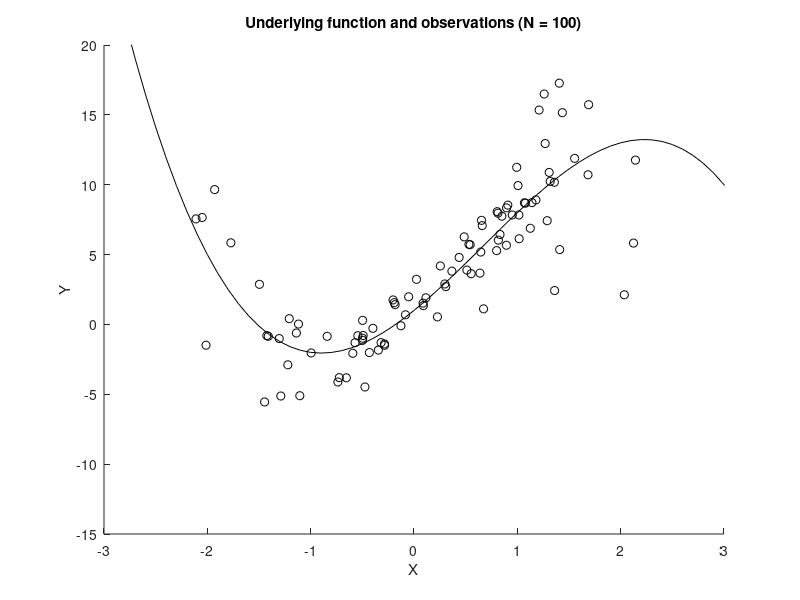

This chart was generated by the following MATLAB code: (Note: this script raises an error after producing the figure.)

%-------------------------------------------------
%   CODE TO GENERATE FIGURES IN 
%   HSIANG (2012): "VISUALLY-WEIGHTED REGRESSION"
%   (RUNS IN MATLAB)
%-------------------------------------------------

%-------------------------------------------------
%   REQUIRES:
%
%               VWREGRESS.M
%
%   AND RELATED SUBFUNCTIONS:
%
%               DROP_MISSING_Y.m  
%               PLOT_COLORED_LINE.m
%
%   WHICH ARE AVAILABLE AT 
%   www.solomonhsiang.com/computing/data-visualization.
%-------------------------------------------------

clear
N = 100;

%------------------------FIGURE 1
figure(1)
clf

% FUNCTION THAT WE ARE TRYING TO RECOVER
X_bins = -4:.1:4;
y_true = 1+ 6*X_bins + 2*X_bins.^2 - X_bins.^3;
plot(X_bins, y_true,'k')
box off
hold on
axis([-3     3   -15    20])
xlabel('X'); 
ylabel('Y'); 
title(['Underlying function and observations (N = ' num2str(N) ')']);


% STOCHASTIC DATA GENERATING PROCESS
x = 1.2*randn([N,1]);
error = 1.5*(1+x.^2).*randn([N,1]);
y = 1+ 6*x + 2*x.^2 - x.^3 + error;
plot(x,y,'ko');

%------------------------FIGURE 2

% PANEL WITH CONFIDENCE INTERVALS AND HISTOGRAM
figure(2)
clf
vwregress(x,y,30,1,1000,'SOLID','HIST');
axis([-3     3   -10    15])

% PANEL WITH ONLY VISUALLY WEIGHTED REGRESSION
figure(3)
clf
vwregress(x,y,30,1);
axis([-3     3   -10    15])
xlabel('X'); 
ylabel('Y');
title('Visually-weighted regression')


%------------------------FIGURE 4

% FUNCTION THAT WE ARE TRYING TO RECOVER
X_bins = -5:.1:5;

y_true1 = 1+ 6*X_bins + 2*X_bins.^2 - X_bins.^3;
y_true2 = 1+ 6*X_bins + 3*X_bins.^2;
y_true3 = 1+ 6*X_bins + X_bins.^2 - 2*X_bins.^3;
y_true4 = 1+ 6*X_bins - 3*X_bins.^3;

figure(4)
clf
subplot(1,2,1)
box off
hold on

plot(X_bins, y_true1,'k')
plot(X_bins, y_true2,'Color',[0 0 1])
plot(X_bins, y_true3,'Color',[0 1 0])
plot(X_bins, y_true4,'Color',[1 0 0])

% STOCHASTIC DATA GENERATING PROCESS
N = 100;

x1 = 1.2*randn([N,1]);
error = 1.5*(1+x1.^2).*randn([N,1]);
y1 = 1+ 6*x1 + 2*x1.^2 - x1.^3 + error;

x2 = 1.2*randn([N,1]);
error = 1.5*(1+x2.^2).*randn([N,1]);
y2 = 1+ 6*x2 + 3*x2.^2  + error;

x3 = 1.2*randn([N,1]);
error = 1.5*(1+x3.^2).*randn([N,1]);
y3 = 1+ 6*x3 + x3.^2 - 2*x3.^3 + error;

x4 = 1.2*randn([N,1]);
error = 1.5*(1+x4.^2).*randn([N,1]);
y4 = 1+ 6*x4 - 3* x4.^3 + error;

plot(x1,y1,'ko');
plot(x2,y2,'o', 'Color',[0 0 1]);
plot(x3,y3,'o', 'Color',[0 1 0]);
plot(x4,y4,'o', 'Color',[1 0 0]);

%PANEL WIH VISUALLY WEIGHTED REGRESSIONS

title(['Underlying functions and observations (N = ' num2str(N) ' in each sample)']); 
xlabel('X')
ylabel('Y')

subplot(1,2,2)
box off
hold on

vwregress(x1,y1,30,1);
vwregress(x2,y2,30,1, [0 0 1]);
vwregress(x3,y3,30,1, [0 1 0]);
vwregress(x4,y4,30,1, [1 0 0]);

linkaxes

title(['Visually-weighted regressions']); 
xlabel('X')
ylabel('Y')

%------------------------FIGURE 5

figure(5)
clf
subplot(2,2,1)
vwregress(x4,y4,30,1,100,'SOLID',[1 0 0]);
vwregress(x2,y2,30,1,100,'SOLID',[0 0 1]);
title('95% CI, no visual weighting')
subplot(2,2,2)
vwregress(x4,y4,30,1,100,[1 0 0]);
vwregress(x2,y2,30,1,100,[0 0 1]);
title('95% CI, visual weighting by sqrt(N)')
subplot(2,2,3)
vwregress(x4,y4,30,1,100,'CI',[1 0 0]);
vwregress(x2,y2,30,1,100,'CI',[0 0 1]);
title('95% CI, visual weighting by -abs(CI)')
subplot(2,2,4)
vwregress(x4,y4,30,1,'CI',[1 0 0]);
vwregress(x2,y2,30,1,'CI',[0 0 1]);
title('visual weighting by -abs(CI)')
linkaxes
